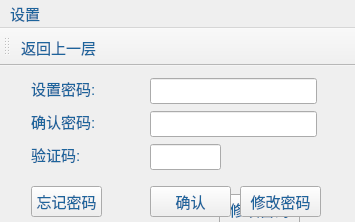
<?xml version="1.0" encoding="UTF-8"?>
<ui version="4.0">
 <class>MainWindow</class>
 <widget class="QMainWindow" name="MainWindow">
  <property name="geometry">
   <rect>
    <x>0</x>
    <y>0</y>
    <width>355</width>
    <height>222</height>
   </rect>
  </property>
  <property name="minimumSize">
   <size>
    <width>355</width>
    <height>222</height>
   </size>
  </property>
  <property name="maximumSize">
   <size>
    <width>355</width>
    <height>222</height>
   </size>
  </property>
  <property name="windowTitle">
   <string>文员密码设置</string>
  </property>
  <property name="windowIcon">
   <iconset>
    <normaloff>resources/ico/new_logo.ico</normaloff>resources/ico/new_logo.ico</iconset>
  </property>
  <property name="styleSheet">
   <string notr="true">*{	
	font-family:微软雅黑;
	font-size:15px;
	color: #1d649c;
}</string>
  </property>
  <widget class="QWidget" name="centralwidget">
   <widget class="QPushButton" name="pushButton_3">
    <property name="geometry">
     <rect>
      <x>219</x>
      <y>128</y>
      <width>81</width>
      <height>31</height>
     </rect>
    </property>
    <property name="text">
     <string>修改密码</string>
    </property>
   </widget>
   <widget class="QLabel" name="label_4">
    <property name="geometry">
     <rect>
      <x>0</x>
      <y>-20</y>
      <width>355</width>
      <height>220</height>
     </rect>
    </property>
    <property name="text">
     <string/>
    </property>
    <property name="pixmap">
     <pixmap>resources/jpeg/onlly_color.jpeg</pixmap>
    </property>
    <property name="scaledContents">
     <bool>true</bool>
    </property>
   </widget>
   <widget class="QLabel" name="label_2">
    <property name="geometry">
     <rect>
      <x>31</x>
      <y>45</y>
      <width>64</width>
      <height>20</height>
     </rect>
    </property>
    <property name="text">
     <string>确认密码:</string>
    </property>
   </widget>
   <widget class="QLineEdit" name="lineEdit">
    <property name="geometry">
     <rect>
      <x>150</x>
      <y>12</y>
      <width>167</width>
      <height>26</height>
     </rect>
    </property>
    <property name="echoMode">
     <enum>QLineEdit::Password</enum>
    </property>
   </widget>
   <widget class="QPushButton" name="pushButton">
    <property name="geometry">
     <rect>
      <x>150</x>
      <y>120</y>
      <width>81</width>
      <height>31</height>
     </rect>
    </property>
    <property name="text">
     <string>确认</string>
    </property>
   </widget>
   <widget class="QLineEdit" name="lineEdit_2">
    <property name="geometry">
     <rect>
      <x>150</x>
      <y>45</y>
      <width>167</width>
      <height>26</height>
     </rect>
    </property>
    <property name="echoMode">
     <enum>QLineEdit::Password</enum>
    </property>
   </widget>
   <widget class="QLineEdit" name="lineEdit_3">
    <property name="geometry">
     <rect>
      <x>150</x>
      <y>78</y>
      <width>71</width>
      <height>26</height>
     </rect>
    </property>
   </widget>
   <widget class="QPushButton" name="pushButton_4">
    <property name="geometry">
     <rect>
      <x>31</x>
      <y>120</y>
      <width>71</width>
      <height>31</height>
     </rect>
    </property>
    <property name="text">
     <string>忘记密码</string>
    </property>
   </widget>
   <widget class="QPushButton" name="pushButton_5">
    <property name="geometry">
     <rect>
      <x>240</x>
      <y>120</y>
      <width>81</width>
      <height>31</height>
     </rect>
    </property>
    <property name="text">
     <string>修改密码</string>
    </property>
   </widget>
   <widget class="QLabel" name="label_5">
    <property name="geometry">
     <rect>
      <x>31</x>
      <y>78</y>
      <width>49</width>
      <height>20</height>
     </rect>
    </property>
    <property name="text">
     <string>验证码:</string>
    </property>
   </widget>
   <widget class="QLabel" name="label_6">
    <property name="geometry">
     <rect>
      <x>31</x>
      <y>12</y>
      <width>64</width>
      <height>20</height>
     </rect>
    </property>
    <property name="text">
     <string>设置密码:</string>
    </property>
   </widget>
  </widget>
  <widget class="QMenuBar" name="menubar">
   <property name="geometry">
    <rect>
     <x>0</x>
     <y>0</y>
     <width>355</width>
     <height>26</height>
    </rect>
   </property>
   <widget class="QMenu" name="menu">
    <property name="title">
     <string>设置</string>
    </property>
    <addaction name="action_1"/>
   </widget>
   <addaction name="menu"/>
  </widget>
  <widget class="QToolBar" name="toolBar">
   <property name="windowTitle">
    <string>toolBar</string>
   </property>
   <attribute name="toolBarArea">
    <enum>TopToolBarArea</enum>
   </attribute>
   <attribute name="toolBarBreak">
    <bool>false</bool>
   </attribute>
   <addaction name="action_1"/>
  </widget>
  <action name="action_1">
   <property name="icon">
    <iconset>
     <normaloff>resources/jpeg/sign_out.jpeg</normaloff>resources/jpeg/sign_out.jpeg</iconset>
   </property>
   <property name="text">
    <string>返回上一层</string>
   </property>
  </action>
 </widget>
 <resources/>
 <connections/>
</ui>
